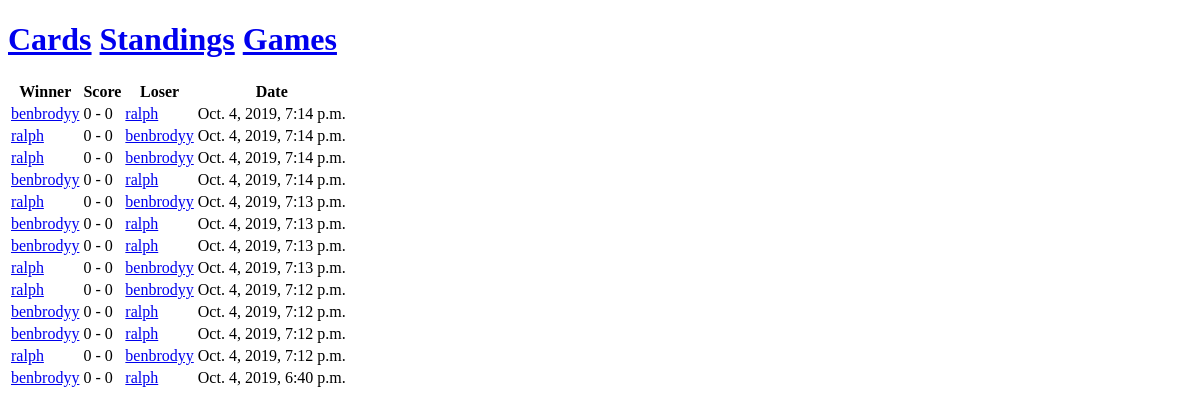
The page /pingpong/ralph/ on the database as committed earlier.
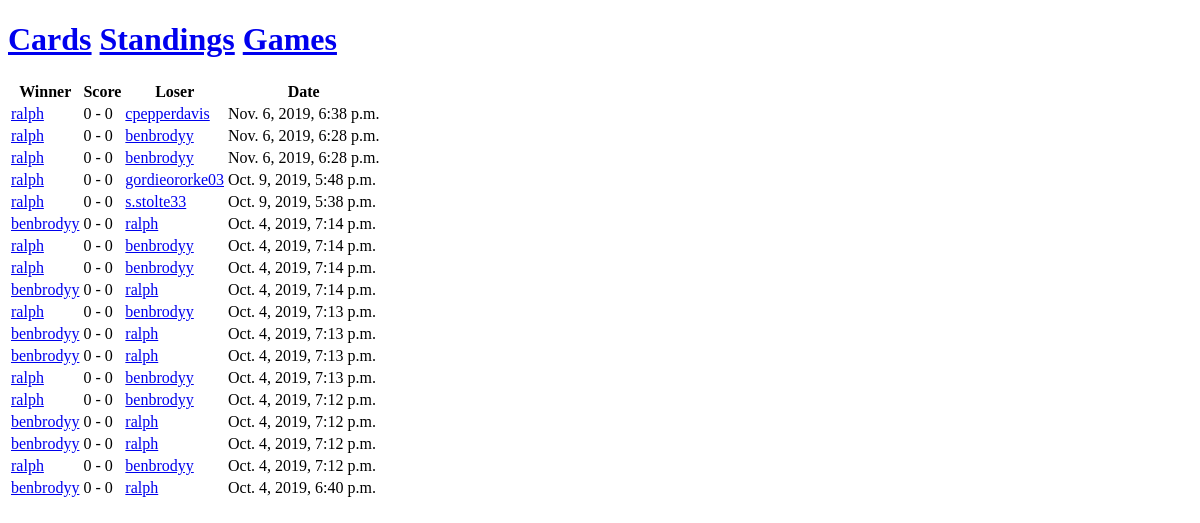
The same page on the database as committed later.
### standings/models.py (models this page shows, shortened)
class Game(models.Model):
    winner = models.ForeignKey(Player, on_delete=models.CASCADE, related_name="winners")
    winner_points = models.IntegerField(default=0)
    loser = models.ForeignKey(Player, on_delete=models.CASCADE, related_name="losers")
    loser_points = models.IntegerField(default=0)
    date = models.DateTimeField(auto_now_add=True)

class Player(models.Model):
    name = models.CharField(max_length=200, unique=True)
    id = models.CharField(max_length=200, primary_key=True)
    elo = models.IntegerField(default=1500)

### standings/views.py (the view)
# urls.py: path('pingpong/<player>/', views.PlayerView.as_view(), name='player'),
class PlayerView(generic.ListView):
    template_name = 'standings/games_player.html'
    context_object_name = 'games'
    def get_queryset(self):
        player = Player.objects.get(name=self.kwargs['player'])
        return Game.objects.filter(Q(winner=player) | Q(loser=player)).order_by('-date')
    def get_context_data(self):
        context = super().get_context_data(**self.kwargs)
        context['player'] = self.kwargs['player']
        return context

### standings/templates/standings/games_player.html (shortened to what this page needs)
{% extends "standings/base.html" %}
{% block content %}
<table>
  <tr>
    <th>Winner</th>
    <th>Score</th>
    <th>Loser</th>
    <th>Date</th>
  </tr>
{% for game in games %}
  <tr>
    <td><a href="{% url 'standings:player' game.winner.name %}">{{ game.winner.name }}</a></td>
    <td>{{ game.winner_points }} - {{ game.loser_points }}</td>
    <td><a href="{% url 'standings:player' game.loser.name %}">{{ game.loser.name }}</a></td>
    <td>{{ game.date }}</td>
  </tr>
{% endfor %}
</table>
{% endblock %}

Rows that differ between the two databases and show on the page:
added Game: winner.name "ralph", winner_points "0", loser_points "0", loser.name "cpepperdavis", date "Nov. 6, 2019, 6:38 p.m."
added Game: winner.name "ralph", winner_points "0", loser_points "0", loser.name "benbrodyy", date "Nov. 6, 2019, 6:28 p.m."
added Game: winner.name "ralph", winner_points "0", loser_points "0", loser.name "benbrodyy", date "Nov. 6, 2019, 6:28 p.m."
added Game: winner.name "ralph", winner_points "0", loser_points "0", loser.name "gordieororke03", date "Oct. 9, 2019, 5:48 p.m."
added Game: winner.name "ralph", winner_points "0", loser_points "0", loser.name "s.stolte33", date "Oct. 9, 2019, 5:38 p.m."
